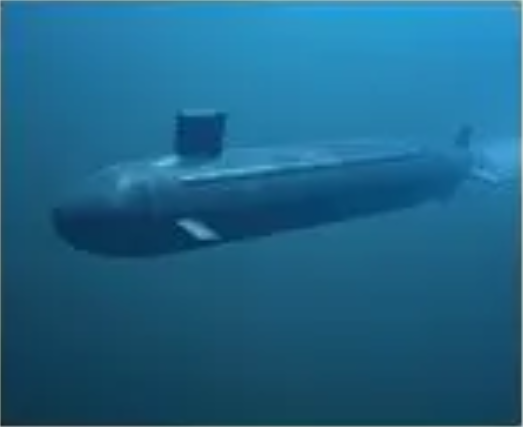
//> input picture 1.png, 523 x 427 px
$ ./OpenCV_test   (built with g++ and OpenCV 4)
//> lines starting //> are read from the running program, lines starting //| are printed output that depends on the picture
#include <opencv2/opencv.hpp>
#include<opencv2/core/mat.hpp>
#include<opencv2/core/mat.inl.hpp>
#include<iostream>
#include<math.h>

using namespace std;
using namespace cv;

#define COLOR_MIN 0
#define COLOR_MAX 255
#define pi 3.1415926

double** Gussion_template(int ksize, double sigma, double** gen_template)
{
	int center = ksize / 2;
	double ratio1 = 1 / (2 * pi * sigma * sigma);
	double ratio2 = 1 / (2 * sigma * sigma);//提取常量，加速计算

	double x, y;
	for (int i = 0; i < ksize; i++)
	{
		x = pow(i - center, 2);
		for (int j = 0; j < ksize; j++)
		{
			y = pow(j - center, 2);
			gen_template[i][j] = ratio1 * exp(-(x + y) * ratio2);
		}
	}

	double k = 1 / gen_template[0][0];
	for (int i = 0; i < ksize; i++)
	{
		for (int j = 0; j < ksize; j++)
		{
			gen_template[i][j] *= k;
		}
	}
	return gen_template;
}

void Gaussion_filter(Mat& src_img, Mat& dst_img, int ksize, double sigma)
{

	CV_Assert(src_img.channels() == 1 || src_img.channels() == 3);

	double** gen_template = new double* [ksize];//把数组定义在这里是为了能析构，防止内存泄露
	for (int i = 0; i < ksize; i++)
	{
		gen_template[i] = new double[ksize];
	}
	gen_template = Gussion_template(ksize, sigma, gen_template);

	cout << "————————————————————————————————————————My Gaussion filter";
	cout << "————————————————————————————————————————" << endl;
	double total = 0;
	for (int i = 0; i < ksize; i++)
	{
		for (int j = 0; j < ksize; j++)
		{
			total += gen_template[i][j];
			cout << setiosflags(ios::fixed) << setprecision(1) << gen_template[i][j] << " ";
		}
		cout << endl;
	}

	cout << setiosflags(ios::left) << setw(30) << "size before make border" << src_img.cols << " " << src_img.rows << endl;
	int border = ksize / 2;
	copyMakeBorder(src_img, src_img, border, border, border, border, BorderTypes::BORDER_CONSTANT);
	cout << setiosflags(ios::left) << setw(30) << "size after make border" << src_img.cols << " " << src_img.rows << endl;

	for (int i = 0; i <= src_img.rows - ksize; i++)//等价于i <= src_img.rows - ksize + 1
	{
		for (int j = 0; j <= src_img.cols - ksize; j++)
		{
			if (src_img.channels() == 1)//实现了灰度图像处理
			{
				dst_img.at<double>(i, j) = 0;
				for (int k = 0; k < ksize; k++)
				{
					for (int l = 0; l < ksize; l++)
					{
						dst_img.at<double>(i, j) += src_img.at<double>(i + k, j + l) * gen_template[k][l];
					}
				}
				dst_img.at<double>(i, j) /= total;
				if (dst_img.at<double >(i, j) / total > 255)
				{
					dst_img.at<double>(i, j) = 255;
				}
			}
			else if (src_img.channels() == 3)
			{
				double rgb_temp[3] = { 0 };
				for (int k = 0; k < ksize; k++)
				{
					for (int l = 0; l < ksize; l++)
					{
						Vec3b rgb = src_img.at<Vec3b>(i + k, j + l);
						for (int m = 0; m < 3; m++)
						{
							rgb_temp[m] += rgb[m] * gen_template[k][l];
						}
					}
				}
				for (int m = 0; m < 3; m++)
				{
					rgb_temp[m] /= total;
					if (rgb_temp[m] > 255) rgb_temp[m] = 255;
					dst_img.at<Vec3b>(i, j)[m] = static_cast<uchar>(rgb_temp[m]);
				}
			}
		}
	}
	cout << setiosflags(ios::left) << setw(30) << "size of dst image" << dst_img.cols << " " << dst_img.rows << endl;
	for (int i = 0; i < ksize; i++)
	{
		delete gen_template[i];
	}
	delete gen_template;
}

void DeleteOneColOfMat(Mat& object, int num)
{
	if (num < 0 || num >= object.cols)
	{
		cout << " Col overflow " << endl;
	}
	else
	{
		if (num == object.cols - 1)
		{
			object = object.t();
			object.pop_back();
			object = object.t();
		}
		else
		{
			for (int i = num + 1; i < object.cols; i++)
			{
				object.col(i - 1) = object.col(i) + Scalar(0, 0, 0, 0);
			}
			object = object.t();
			object.pop_back();
			object = object.t();
		}
	}
}

void DeleteOneRowOfMat(Mat& object, int num)
{
	if (num < 0 || num >= object.rows)
	{
		cout << " Row overflow " << endl;
	}
	else
	{
		if (num == object.rows - 1)
		{
			object.pop_back();
		}
		else
		{
			for (int i = num + 1; i < object.rows; i++)
			{
				object.row(i - 1) = object.row(i) + Scalar(0, 0, 0, 0);
			}
			object.pop_back();
		}
	}
}

void remove_border(Mat& image, int ksize)
{
	cout << setiosflags(ios::left) << setw(30) << "size before remove border" << image.cols << " " << image.rows << endl;
	for (int i = 0; i < ksize / 2; i++)
	{

		DeleteOneColOfMat(image, image.cols - 1);
		DeleteOneColOfMat(image, 0);
		DeleteOneRowOfMat(image, image.rows - 1);
		DeleteOneRowOfMat(image, 0);
	}
	cout << setiosflags(ios::left) << setw(30) << "size after remove border"  << image.cols << " " << image.rows << endl;
}

int main()
{
	Mat image_low_src = imread("1.png");
//> image_low_src is the input picture: 427 rows x 523 cols, CV_8UC3; mean B, G, R 135.2, 100, 30.5
	Mat image_low = imread("1.png");
	Mat image_high_src = imread("2.png");
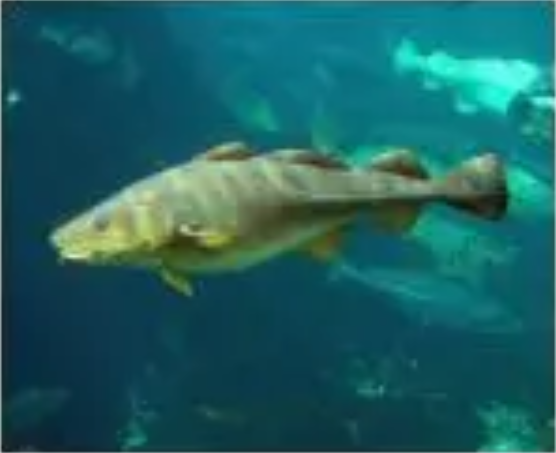
//> input picture 2.png, 556 x 453 px
//> image_high_src is the input picture: 453 rows x 556 cols, CV_8UC3; mean B, G, R 97.7, 95.6, 28.3
	Mat image_high = imread("2.png");

	resize(image_high_src, image_high_src, Size(image_low_src.cols, image_low_src.rows));
//> image_high_src: 427 rows x 523 cols, CV_8UC3
	resize(image_high, image_high, Size(image_low.cols, image_low.rows));

	int ksize = 25;
	double sigma = 8;

	// [13 lines of commented-out code are left out]

	Gaussion_filter(image_low_src, image_low, ksize, sigma);
//| size before make border       523 427
//| size after make border        547 451
//> after the loop in Gaussion_filter, `for (int i = 0; i <= src_img.rows - ksize; i++)`:
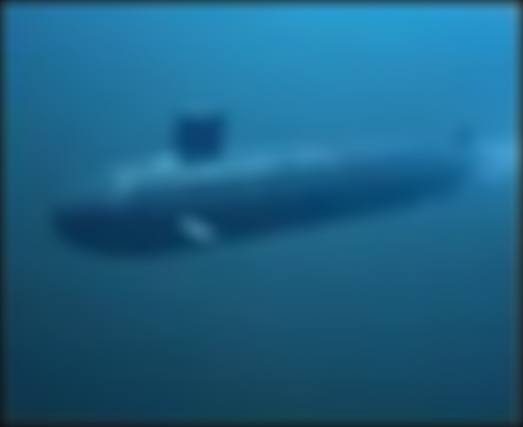
//> dst_img: 427 rows x 523 cols, CV_8UC3; mean B, G, R 131.8, 97.1, 28.7
//| size of dst image             523 427
	namedWindow("Low frequency", WINDOW_NORMAL);
	imshow("Low frequency", image_low);
	waitKey();

	Gaussion_filter(image_high_src, image_high, ksize, sigma);
//> call 2 of Gaussion_filter, with ksize = 25, sigma = 8
//| size before make border       523 427
//> in Gaussion_filter (call 2), `copyMakeBorder(src_img, src_img, border, border, border, border, Borde..`:
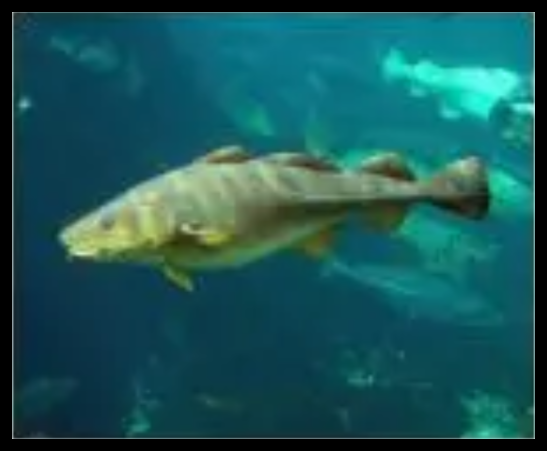
//> src_img: 451 rows x 547 cols, CV_8UC3; mean B, G, R 88.4, 86.5, 25.6
//| size after make border        547 451
//> after the loop in Gaussion_filter (call 2), `for (int i = 0; i <= src_img.rows - ksize; i++)`:
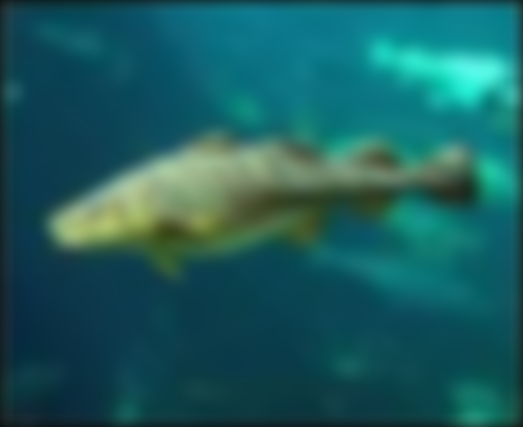
//> dst_img: 427 rows x 523 cols, CV_8UC3; mean B, G, R 94.9, 92.9, 26.7
//| size of dst image             523 427
	remove_border(image_high_src, ksize);
//| size before remove border     547 451
//> the loop in remove_border, `for (int i = 0; i < ksize / 2; i++)` made 12 passes
//> pass 1, in DeleteOneColOfMat, `object = object.t();`:
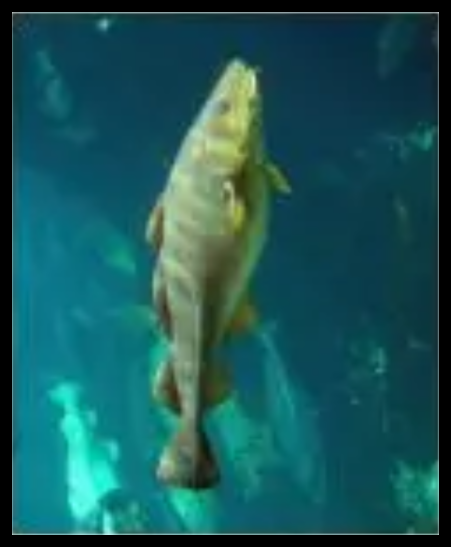
//> object: 547 rows x 451 cols, CV_8UC3; mean B, G, R 88.4, 86.5, 25.6
//| size after remove border      523 427

	int color_change = 12;
	for (int i = 0; i < image_high_src.rows; i++)
	{
		for (int j = 0; j < image_high_src.cols; j++)
		{
			int rgb_temp[3] = { 0 };
			Vec3b rgb_src = image_high_src.at<Vec3b>(i, j);
			Vec3b rgb_dst = image_high.at<Vec3b>(i, j);

			for (int k = 0; k < 3; k++)
			{
				rgb_temp[k] += rgb_src[k] + color_change - rgb_dst[k];
				rgb_temp[k] = min(rgb_temp[k], COLOR_MAX);
				rgb_temp[k] = max(rgb_temp[k], COLOR_MIN);
				image_high.at<Vec3b>(i, j)[k] = static_cast<uchar>(rgb_temp[k]);
			}
		}
	}
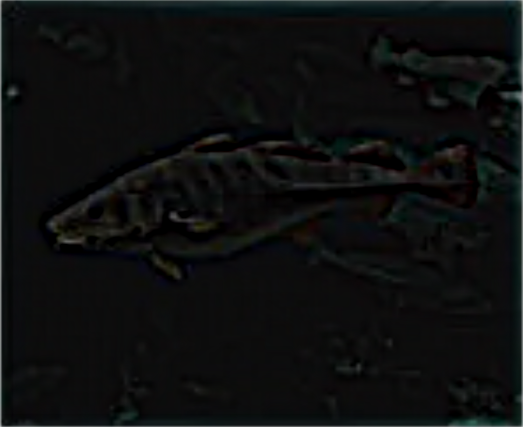
//> image_high: 427 rows x 523 cols, CV_8UC3; mean B, G, R 15, 15, 13.8
	//image_high = image_high_src - image_high;

	namedWindow("High frequency", WINDOW_NORMAL);
	imshow("High frequency", image_high);
	waitKey();

	Mat result;
	result = image_low + image_high;
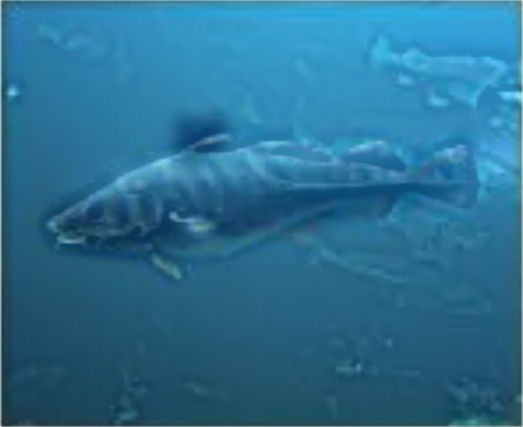
//> result: 427 rows x 523 cols, CV_8UC3; mean B, G, R 146.8, 112, 42.5
	namedWindow("Hybrid image", WINDOW_NORMAL);
	imshow("Hybrid image", result);
	waitKey();
	system("pause");
}
